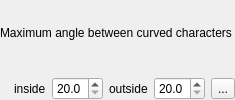
                       <widget class="QFrame" name="mPlacementMaxCharAngleFrame">
                        <layout class="QGridLayout" name="gridLayout_22">
                         <property name="verticalSpacing">
                          <number>12</number>
                         </property>
                         <property name="margin">
                          <number>0</number>
                         </property>
                         <item row="1" column="0">
                          <spacer name="horizontalSpacer_19">
                           <property name="orientation">
                            <enum>Qt::Horizontal</enum>
                           </property>
                           <property name="sizeType">
                            <enum>QSizePolicy::Fixed</enum>
                           </property>
                           <property name="sizeHint" stdset="0">
                            <size>
                             <width>8</width>
                             <height>20</height>
                            </size>
                           </property>
                          </spacer>
                         </item>
                         <item row="1" column="1">
                          <widget class="QLabel" name="mMaxCharAngleInLabel">
                           <property name="sizePolicy">
                            <sizepolicy hsizetype="Maximum" vsizetype="Preferred">
                             <horstretch>0</horstretch>
                             <verstretch>0</verstretch>
                            </sizepolicy>
                           </property>
                           <property name="text">
                            <string>inside</string>
                           </property>
                          </widget>
                         </item>
                         <item row="1" column="2">
                          <widget class="QDoubleSpinBox" name="mMaxCharAngleInDSpinBox">
                           <property name="decimals">
                            <number>1</number>
                           </property>
                           <property name="minimum">
                            <double>20.000000000000000</double>
                           </property>
                           <property name="maximum">
                            <double>60.000000000000000</double>
                           </property>
                          </widget>
                         </item>
                         <item row="1" column="5">
                          <widget class="QgsDataDefinedButton" name="mMaxCharAngleDDBtn">
                           <property name="text">
                            <string>...</string>
                           </property>
                          </widget>
                         </item>
                         <item row="1" column="3">
                          <widget class="QLabel" name="mMaxCharAngleOutLabel">
                           <property name="sizePolicy">
                            <sizepolicy hsizetype="Maximum" vsizetype="Preferred">
                             <horstretch>0</horstretch>
                             <verstretch>0</verstretch>
                            </sizepolicy>
                           </property>
                           <property name="text">
                            <string>outside</string>
                           </property>
                          </widget>
                         </item>
                         <item row="1" column="4">
                          <widget class="QDoubleSpinBox" name="mMaxCharAngleOutDSpinBox">
                           <property name="decimals">
                            <number>1</number>
                           </property>
                           <property name="minimum">
                            <double>20.000000000000000</double>
                           </property>
                           <property name="maximum">
                            <double>95.000000000000000</double>
                           </property>
                          </widget>
                         </item>
                         <item row="0" column="0" colspan="6">
                          <widget class="QLabel" name="mMaxCharAngleLabel">
                           <property name="sizePolicy">
                            <sizepolicy hsizetype="Expanding" vsizetype="Preferred">
                             <horstretch>0</horstretch>
                             <verstretch>0</verstretch>
                            </sizepolicy>
                           </property>
                           <property name="text">
                            <string>Maximum angle between curved characters</string>
                           </property>
                          </widget>
                         </item>
                        </layout>
                       </widget>
